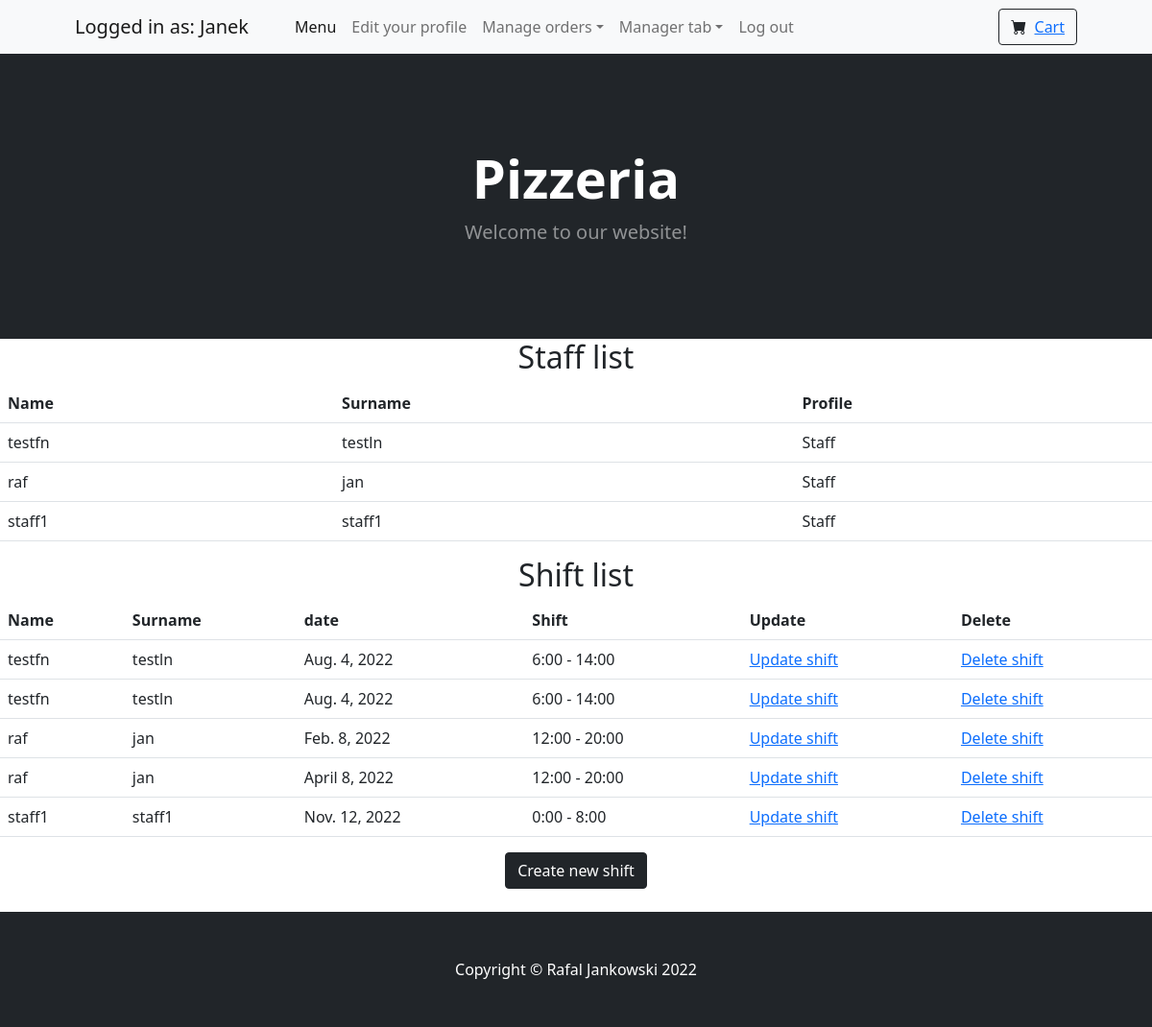
Before: /view_staff (signed in) with the older database file.
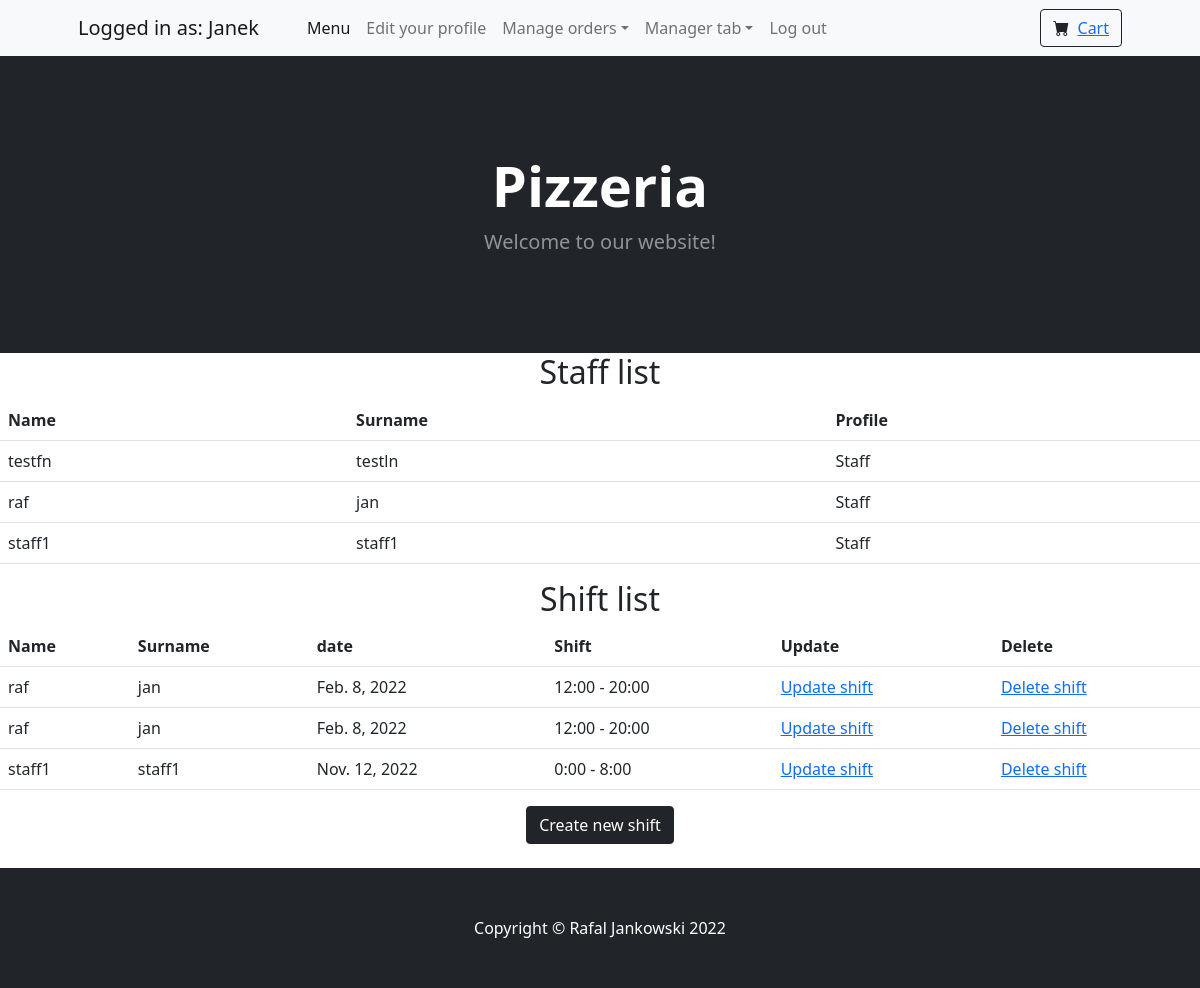
After: the same page with the newer database file.
### PizzeriaManager/models.py (models this page shows, shortened)
class Customer(models.Model):
    user = models.OneToOneField(User, on_delete=models.CASCADE)
    customer_id = models.AutoField(primary_key=True)
    first_name = models.CharField(max_length=20)
    last_name = models.CharField(max_length=20)
    username = models.CharField(max_length=30)
    password = models.CharField(max_length=10)
    email = models.CharField(max_length=64)
    phone_no = models.CharField(max_length=12)

class Profile(models.Model):
    function_choices = [
        ("Customer", "Customer"),
        ("Staff", "Staff"),
        ("Manager", "Manager"),
        ("HR", "HR"),
    ]
    user = models.OneToOneField(User, on_delete=models.CASCADE)
    function = models.CharField(max_length=10, choices=function_choices, default="Customer")

class Shift(models.Model):
    shift_choices = [
        ("6:00 - 14:00", "6:00 - 14:00"),
        ("12:00 - 20:00", "12:00 - 20:00"),
        ("18:00 - 2:00", "18:00 - 2:00"),
        ("0:00 - 8:00", "0:00 - 8:00")
        ]
    user = models.ForeignKey(User, on_delete=models.CASCADE)
    date = models.DateField(null=True)
    shift = models.CharField(max_length=50, choices=shift_choices)

### PizzeriaManager/views.py (the view)
# urls.py: path('view_staff', view_staff, name='view_staff'),
@login_required(login_url="/login")
@permission_required('PizzeriaManager.change_daysoff')
def view_staff(request):
    if request.method == "GET":
        staff = User.objects.filter(profile__function="Staff")
        return render(request, "PizzeriaManager/list_staff.html", {"staff":staff})

### PizzeriaManager/templates/PizzeriaManager/list_staff.html (shortened to what this page needs)
{% extends "PizzeriaManager/_base.html" %}
{% load cart_tag %}
{% block content %}
    <h2 class="text-center">Staff list</h2>
    <table class="table">
    <tr>
    <th>Name</th>
    <th>Surname</th>
    <th>Profile</th>
    </tr>
{% for person in staff %}
    <tr>
    <td>{{ person.first_name }}</td>
    <td>{{ person.last_name }}</td>
    <td>{{ person.profile.function}}</td>
    </tr>
    {% endfor %}
    </table>
<h2 class="text-center">Shift list</h2>
    <table class="table">
    <th>Name</th>
    <th>Surname</th>
    <th>date</th>
    <th>Shift</th>
    <th>Update</th>
    <th>Delete</th>
    {% for person in staff %}
        {% for i in person.shift_set.values %}
        <tr>
        <td>{{ person.first_name }}</td>
        <td>{{ person.last_name }}</td>
        <td>{{ i.date }}</td>
        <td>{{ i.shift }}</td>
            <td><a href="{% url 'update_shift_manager' i.id %}">Update shift</a></td>
            <td><a href="{% url 'delete_shift_manager' i.id %}">Delete shift</a></td>
        {% endfor %}
    {% endfor %}
    </table>
    <div class="text-center">
    <a style="color: white" class="btn btn-dark" href="{% url 'create_shift' %}">Create new shift</a>
    </div>
    <div style="color: white">.</div>
{% endblock %}

### PizzeriaManager/templates/PizzeriaManager/_base.html (shortened to what this page needs)
{% load static %}
<!DOCTYPE html>
<html lang="en">
    <head>
        <link href="https://cdn.jsdelivr.net/npm/bootstrap-icons@1.5.0/font/bootstrap-icons.css" rel="stylesheet" />
        <link href="{% static 'css/styles.css' %}" rel="stylesheet" />
    </head>
    <body class="d-flex flex-column min-vh-100">
        {% if user.is_authenticated %}
        <nav class="navbar navbar-expand-lg navbar-light bg-light">
            <div class="container px-4 px-lg-5">
                <a class="navbar-brand">Logged in as: {{ request.user.customer.username }}</a>
                <div class="collapse navbar-collapse" id="navbarSupportedContent">
                    <ul class="navbar-nav me-auto mb-2 mb-lg-0 ms-lg-4">
                        <li class="nav-item"><a class="nav-link active" aria-current="page" href="{% url 'menu' %}">Menu</a></li>
                        <li class="nav-item"><a class="nav-link" href="{% url 'update_details' request.user.customer.user_id %}">Edit your profile</a></li>
                        <li class="nav-item dropdown">
                            <a class="nav-link dropdown-toggle" id="navbarDropdown" href="#" role="button" data-bs-toggle="dropdown" aria-expanded="false">Manage orders</a>
                        </li>
                        {% if request.user.profile.function == "Manager" %}
                        <li class="nav-item dropdown">
                            <a class="nav-link dropdown-toggle" id="navbarDropdown" href="#" role="button" data-bs-toggle="dropdown" aria-expanded="false">Manager tab</a>
                        </li>
                        {% endif %}
                         <li class="nav-item"><a class="nav-link" href="{% url 'logout' %}">Log out</a></li>
                    </ul>
                    <form class="d-flex">
                        <button href="" class="btn btn-outline-dark" type="submit">
                            <i class="bi-cart-fill me-1"></i>
                            <a href="{% url 'cart_detail' %}">Cart</a>
                        </button>
                    </form>
                </div>
            </div>
        </nav>
        {% endif %}
        <header class="bg-dark py-5">
            <div class="container px-4 px-lg-5 my-5">
                <div class="text-center text-white">
                    <h1 class="display-4 fw-bolder">Pizzeria</h1>
                    <p class="lead fw-normal text-white-50 mb-0">Welcome to our website!</p>
                </div>
            </div>
        </header>
       {% block content %}
        {% endblock content %}
        <footer class="py-5 bg-dark mt-auto">
            <div class="container"><p class="m-0 text-center text-white">Copyright &copy; Rafal Jankowski 2022</p></div>
        </footer>
    </body>
</html>

Changed rows visible on the page:
removed Shift: {{ person.first_name }} "testfn", {{ person.last_name }} "testln", date "Aug. 4, 2022", shift "6:00 - 14:00"
removed Shift: {{ person.first_name }} "testfn", {{ person.last_name }} "testln", date "Aug. 4, 2022", shift "6:00 - 14:00"
removed Shift: {{ person.first_name }} "raf", {{ person.last_name }} "jan", date "April 8, 2022", shift "12:00 - 20:00"
added Shift: {{ person.first_name }} "raf", {{ person.last_name }} "jan", date "Feb. 8, 2022", shift "12:00 - 20:00"
